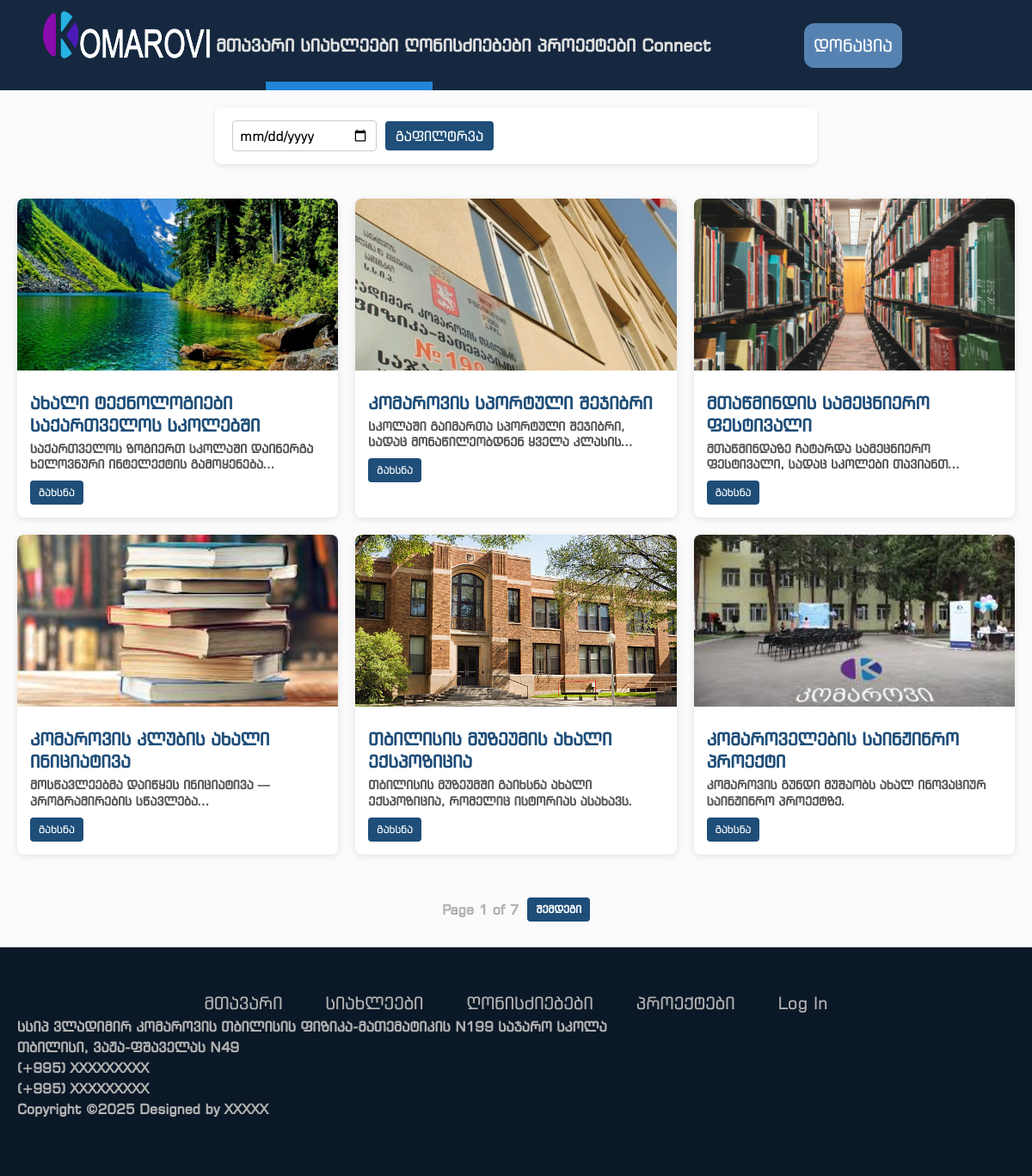
Page /news on the committed database.
### models.py (models this page shows, shortened)
class News(db.Model):
    id = db.Column(db.Integer, primary_key= True)
    name = db.Column(db.String(80), unique= False, nullable= False)
    img = db.Column(db.String(80), unique= False, nullable= False)
    description = db.Column(db.String(80), unique= False, nullable= False)
    date_added = db.Column(db.DateTime, default=datetime.utcnow)

### routes.py (the view, shortened to what this page needs)
@app.route('/news')
def all_news():
    page = request.args.get('page', 1, type=int)
    per_page = 6
    all_news = News.query.order_by(News.date_added.desc()).paginate(page=page, per_page=per_page)
    before_str = request.args.get("before")
    query = News.query
    all_news = query.order_by(News.date_added.desc()).paginate(
        page=page, per_page=per_page, error_out=False
    )
    return render_template(
        "all_news.html",
        all_news=all_news,
        before=before_str,
        current_page="news",
    )

### templates/all_news.html (shortened to what this page needs)
{% extends "base.html" %} {% block head %}
<link
  rel="stylesheet"
  href="{{ url_for('static', filename='css/news.css') }}"
/>
{% endblock %}{% block content %}
<form method="get" action="{{ url_for('all_news') }}" class="news-filter-form">
  <input type="date" id="before" name="before" value="{{ before or '' }}" />
  <button type="submit">გაფილტრვა</button>
</form>
<div class="news-container">
  {% for news in all_news.items %}
  <div class="news-card">
    <img
      src="{{ url_for('static', filename='uploads/' + news.img) }}"
      alt="news image"
      class="news-img"
    />
    <div class="news-content">
      <h5 class="news-title limit-lines">{{ news.name }}</h5>
      <p class="news-description limit-lines">{{ news.description }}</p>
      <div class="news-buttons">
        <a
          href="{{ url_for('opened_news', news_id=news.id) }}"
          class="news-btn news-btn-open"
          >გახსნა</a
        >
      </div>
    </div>
  </div>
  {% endfor %}
</div>
<div class="news-pagination">
  <span>Page {{ all_news.page }} of {{ all_news.pages }}</span>
  {% if all_news.has_next %}
  <a
    href="{{ url_for('all_news', page=all_news.next_num, before=before) }}"
    class="news-btn news-btn-next"
    >შემდეგი</a
  >
  {% endif %}
</div>
{% endblock %}

### static/css/main.css (style rules this page uses)
html, body { margin: 0; height: 100%; padding: 0; display: flex; flex-direction: column; overflow-x: hidden; background-color: rgb(251, 251, 252); font-family: "AlkSanet", "BpgExsqMtavruli", "BpgIngiriArial", Arial, Helvetica, sans-serif; }
button { font-family: "AlkSanet", "BpgExsqMtavruli", "BpgIngiriArial", Arial, Helvetica, sans-serif; }

### static/css/footer.css (style rules this page uses)
span, p { color: rgb(177, 177, 177); font-weight: bold; }
a { text-decoration: none; }

### static/css/news.css (style rules this page uses)
.limit-lines { display: -webkit-box; -webkit-line-clamp: 2; line-clamp: 2; -webkit-box-orient: vertical; overflow: hidden; max-height: 2.6em; line-height: 1.3em; }
.news-filter-form { padding: 15px 20px; background-color: #ffffff; border-radius: 8px; display: flex; align-items: center; gap: 10px; margin: 20px auto; max-width: 700px; box-shadow: 0 2px 6px rgba(0, 0, 0, 0.1); flex-wrap: wrap; }
.news-filter-form input[type="date"] { padding: 5px 8px; border-radius: 4px; border: 1px solid #ccc; }
.news-filter-form button { padding: 5px 12px; border: none; border-radius: 4px; background-color: #1f4e79; color: white; cursor: pointer; }
.news-container { display: grid; grid-template-columns: repeat(3, 1fr); gap: 20px; justify-content: center; padding: 20px; }
.news-card { background-color: #ffffff; border-radius: 8px; overflow: hidden; width: 100%; box-shadow: 0 2px 8px rgba(0, 0, 0, 0.1); display: flex; flex-direction: column; }
.news-img { width: 100%; height: 200px; object-fit: cover; }
.news-content { padding: 15px; display: flex; flex-direction: column; }
.news-title { font-size: 20px; font-weight: bold; margin: 10px 0 5px; color: #1f4e79; }
.news-description { font-size: 14px; color: #555555; margin-bottom: 10px; }
.news-buttons { display: flex; gap: 5px; flex-wrap: wrap; }
.news-btn { text-decoration: none; padding: 5px 10px; border-radius: 4px; font-size: 12px; color: white; }
.news-btn-open { background-color: #1f4e79; }
.news-pagination { display: flex; justify-content: center; align-items: center; gap: 10px; margin: 30px 0; font-weight: bold; color: #333333; }
.news-btn-prev, .news-btn-next { background-color: #1f4e79; }

### rows in the picture
News: img (picture), name "ახალი ტექნოლოგიები საქართველოს სკოლებში", description "საქართველოს ზოგიერთ სკოლაში დაინერგა ხელოვნური ინტელექტის…"
News: img (picture), name "კომაროვის სპორტული შეჯიბრი", description "სკოლაში გაიმართა სპორტული შეჯიბრი, სადაც მონაწილეობდნენ ყველა…"
News: img (picture), name "მთაწმინდის სამეცნიერო ფესტივალი", description "მთაწმინდაზე ჩატარდა სამეცნიერო ფესტივალი, სადაც სკოლები…"
News: img (picture), name "კომაროვის კლუბის ახალი ინიციატივა", description "მოსწავლეებმა დაიწყეს ინიციატივა — პროგრამირების…"
News: img (picture), name "თბილისის მუზეუმის ახალი ექსპოზიცია", description "თბილისის მუზეუმში გაიხსნა ახალი ექსპოზიცია, რომელიც ისტორიას ასახავს."
News: img (picture), name "კომაროველების საინჟინრო პროექტი", description "კომაროვის გუნდი მუშაობს ახალ ინოვაციურ საინჟინრო პროექტზე."

### other values in the picture
{{ all_news.page }} "1"
{{ all_news.pages }} "7"
